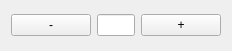
<?xml version="1.0" encoding="UTF-8"?>
<ui version="4.0">
 <class>QuantityWidget</class>
 <widget class="QWidget" name="QuantityWidget">
  <property name="geometry">
   <rect>
    <x>0</x>
    <y>0</y>
    <width>232</width>
    <height>51</height>
   </rect>
  </property>
  <property name="sizePolicy">
   <sizepolicy hsizetype="Fixed" vsizetype="Fixed">
    <horstretch>0</horstretch>
    <verstretch>0</verstretch>
   </sizepolicy>
  </property>
  <property name="minimumSize">
   <size>
    <width>232</width>
    <height>51</height>
   </size>
  </property>
  <property name="maximumSize">
   <size>
    <width>232</width>
    <height>51</height>
   </size>
  </property>
  <property name="windowTitle">
   <string>Form</string>
  </property>
  <layout class="QHBoxLayout" name="horizontalLayout">
   <item>
    <widget class="QPushButton" name="RemoveButton">
     <property name="text">
      <string>-</string>
     </property>
    </widget>
   </item>
   <item>
    <widget class="QLineEdit" name="QuantityLineEdit">
     <property name="text">
      <string/>
     </property>
     <property name="alignment">
      <set>Qt::AlignmentFlag::AlignCenter</set>
     </property>
    </widget>
   </item>
   <item>
    <widget class="QPushButton" name="AddButton">
     <property name="text">
      <string>+</string>
     </property>
    </widget>
   </item>
  </layout>
 </widget>
 <resources/>
 <connections/>
</ui>
